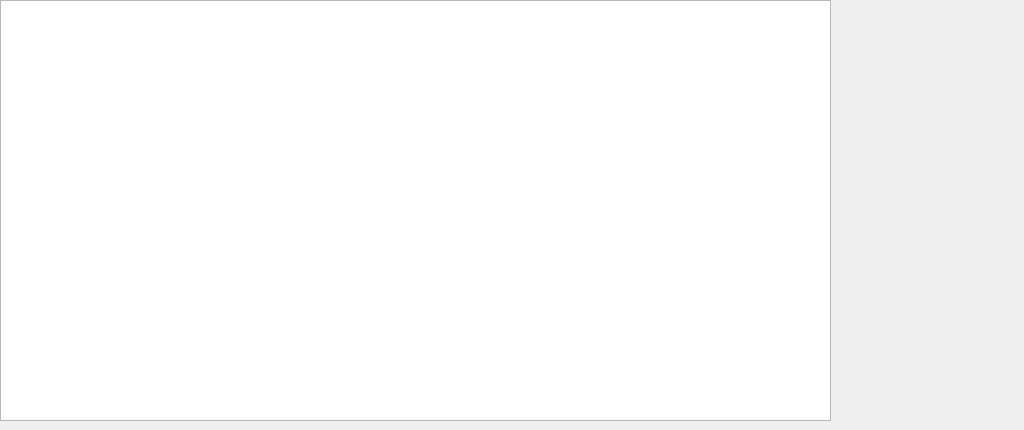
<?xml version="1.0" encoding="UTF-8"?>
<ui version="4.0">
 <class>LogSystemWid</class>
 <widget class="QWidget" name="LogSystemWid">
  <property name="geometry">
   <rect>
    <x>0</x>
    <y>0</y>
    <width>1024</width>
    <height>430</height>
   </rect>
  </property>
  <property name="font">
   <font>
    <family>Ubuntu</family>
    <pointsize>8</pointsize>
    <italic>false</italic>
    <bold>false</bold>
   </font>
  </property>
  <property name="windowTitle">
   <string>Form</string>
  </property>
  <property name="styleSheet">
   <string notr="true">font: 8pt &quot;Ubuntu&quot;;</string>
  </property>
  <widget class="QTableView" name="tableView">
   <property name="geometry">
    <rect>
     <x>0</x>
     <y>0</y>
     <width>831</width>
     <height>421</height>
    </rect>
   </property>
   <property name="font">
    <font>
     <family>Ubuntu</family>
     <pointsize>8</pointsize>
     <italic>false</italic>
     <bold>false</bold>
    </font>
   </property>
  </widget>
  <widget class="QWidget" name="widget" native="true">
   <property name="geometry">
    <rect>
     <x>839</x>
     <y>0</y>
     <width>181</width>
     <height>411</height>
    </rect>
   </property>
  </widget>
 </widget>
 <resources/>
 <connections/>
</ui>
